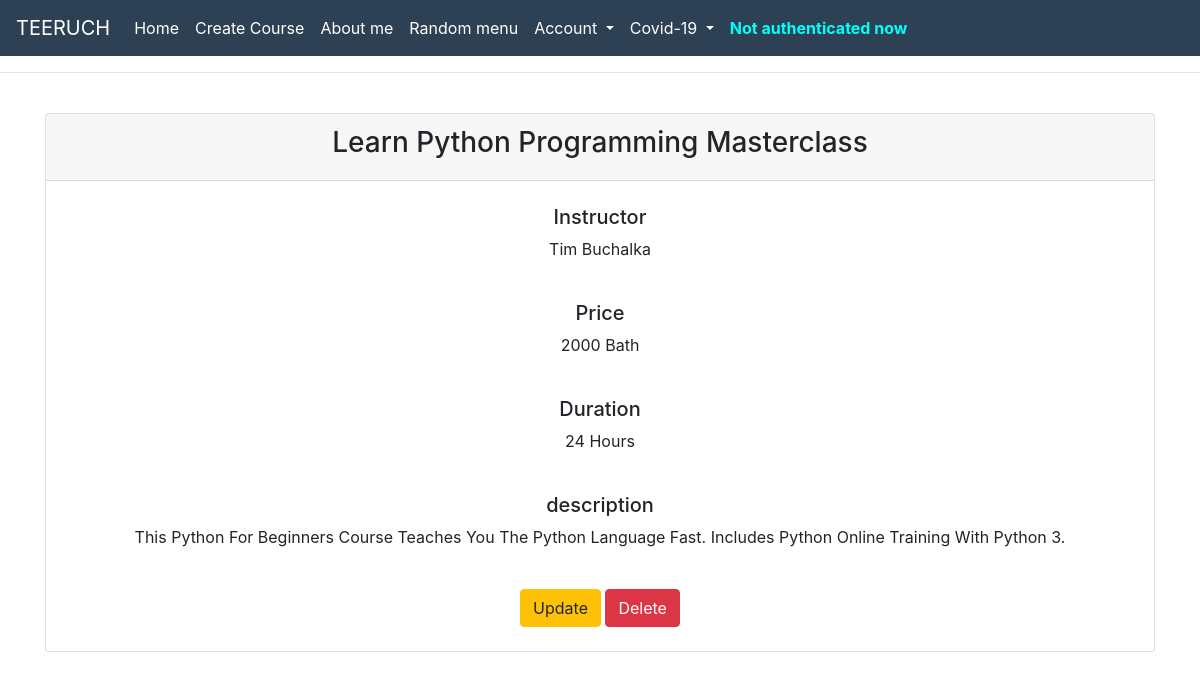
/post-details/2, run on the app's committed database.
### models.py (models this page shows)
class Course(db.Model) :
    id = db.Column(db.Integer, primary_key=True)
    title = db.Column(db.String(120), nullable=False)
    description = db.Column(db.Text, nullable=False)
    price = db.Column(db.Integer, nullable=False)
    duration = db.Column(db.Integer, nullable=False)
    instructor = db.Column(db.String(80), nullable=False)
    date_created = db.Column(db.DateTime(), default=datetime.utcnow)

### app.py (the view)
@app.route('/post-details/<int:id>')
def post_details(id):
    single_course = Course.query.get(id)
    return render_template("post-details.html", single_course=single_course)

### templates/post-details.html (shortened to what this page needs)
{% extends 'base.html' %}
{% block content %}
{% if single_course %}
<br>
<div class="main" style="text-align: center">
    <div class="container">
        <div class="card">
            <div class="card-header">
                <h3>{{single_course.title}}</h3>
            </div><br>
            <div>
                <h5>Instructor</h5>
                <p>{{single_course.instructor}}</p>
            </div><br>
            <div>
                <h5>Price</h5>
                <p>{{single_course.price}} Bath</p>
            </div><br>
            <div>
                <h5>Duration</h5>
                <p>{{single_course.duration}} Hours</p>
            </div><br>
            <div>
                <h5>description</h5>
                <p>{{single_course.description}}</p>
            </div><br>
            <div>
                <a class="btn btn-warning" href="/update/{{single_course.id}}" role="button">Update</a>
                <a class="btn btn-danger" href="/delete/{{single_course.id}}" role="button" onclick="return confirm('Would you like to remove your course?')">Delete</a>
            </div><br>
        </div>
    </div>
</div><br>
{% endif %}
{% endblock content %}

### static/css/about.css (style rules this page uses)
body { background: -webkit-linear-gradient(left, #ffffff, #ffffff); }

### data on the page
Course: title "Learn Python Programming Masterclass", instructor "Tim Buchalka", price "2000", duration "24", description "This Python For Beginners Course Teaches You The Python Language Fast. Includes Python Online Training With Python 3."
